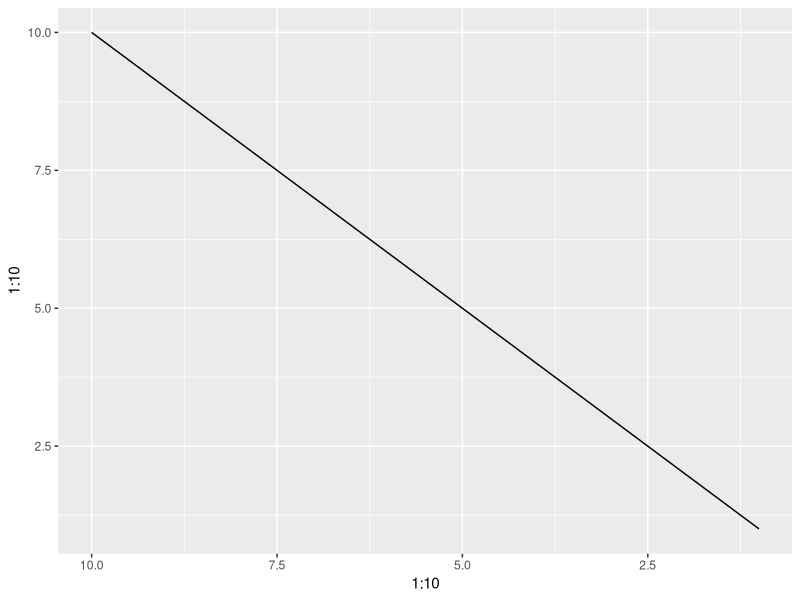
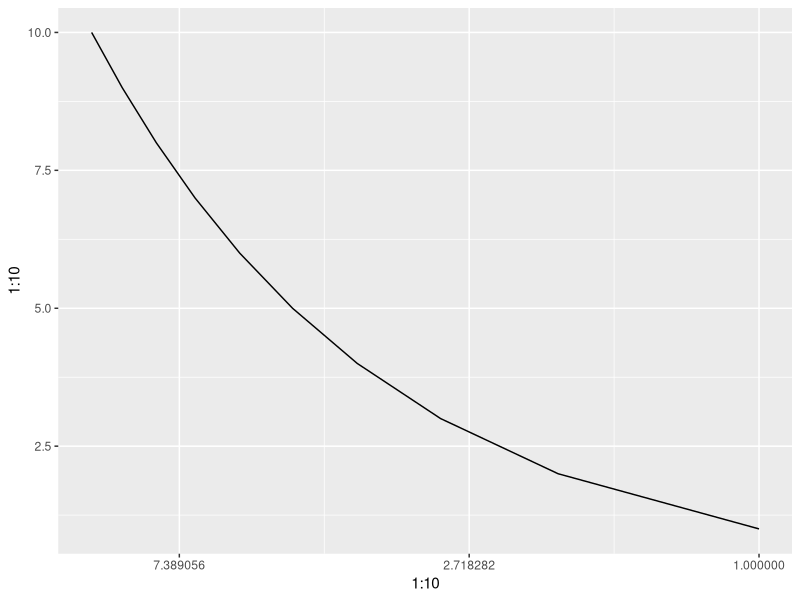

Source code (R) for these figures, in order:
library(ggforce)


### Name: trans_reverser
### Title: Reverse a transformation
### Aliases: trans_reverser

### ** Examples

# Lets make a plot
p <- ggplot() +
  geom_line(aes(x = 1:10, y = 1:10))

# scales already have a reverse trans
p + scale_x_continuous(trans = 'reverse')

# But what if you wanted to reverse an already log transformed scale?
p + scale_x_continuous(trans = trans_reverser('log'))
